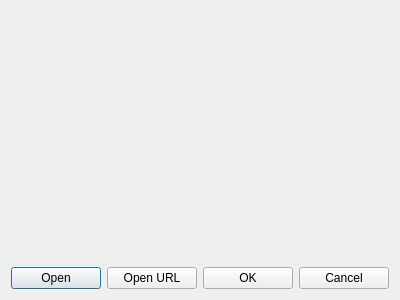
<?xml version="1.0" encoding="UTF-8"?>
<ui version="4.0">
 <class>KPlaylistManagerPrivate</class>
 <widget class="QDialog" name="KPlaylistManagerPrivate">
  <property name="geometry">
   <rect>
    <x>0</x>
    <y>0</y>
    <width>400</width>
    <height>300</height>
   </rect>
  </property>
  <property name="windowTitle">
   <string>Playlist manager</string>
  </property>
  <property name="windowIcon">
   <iconset theme="applications-multimedia">
    <normaloff/>
   </iconset>
  </property>
  <layout class="QGridLayout" name="gridLayout">
   <item row="2" column="0">
    <widget class="QPushButton" name="w_open">
     <property name="text">
      <string>Open</string>
     </property>
     <property name="icon">
      <iconset theme="document-open">
       <normaloff/>
      </iconset>
     </property>
    </widget>
   </item>
   <item row="2" column="1">
    <widget class="QPushButton" name="w_openurl">
     <property name="text">
      <string>Open URL</string>
     </property>
     <property name="icon">
      <iconset theme="document-open-remote">
       <normaloff/>
      </iconset>
     </property>
    </widget>
   </item>
   <item row="2" column="2">
    <widget class="QPushButton" name="w_ok">
     <property name="text">
      <string>OK</string>
     </property>
     <property name="icon">
      <iconset theme="dialog-ok">
       <normaloff/>
      </iconset>
     </property>
    </widget>
   </item>
   <item row="2" column="3">
    <widget class="QPushButton" name="w_cancel">
     <property name="text">
      <string>Cancel</string>
     </property>
     <property name="icon">
      <iconset theme="dialog-cancel">
       <normaloff/>
      </iconset>
     </property>
    </widget>
   </item>
   <item row="0" column="0" colspan="4">
    <widget class="KEditListWidget" name="w_list">
     <property name="checkAtEntering">
      <bool>true</bool>
     </property>
    </widget>
   </item>
  </layout>
 </widget>
 <customwidgets>
  <customwidget>
   <class>KEditListWidget</class>
   <extends>QWidget</extends>
   <header>keditlistwidget.h</header>
  </customwidget>
 </customwidgets>
 <resources/>
 <connections/>
</ui>
